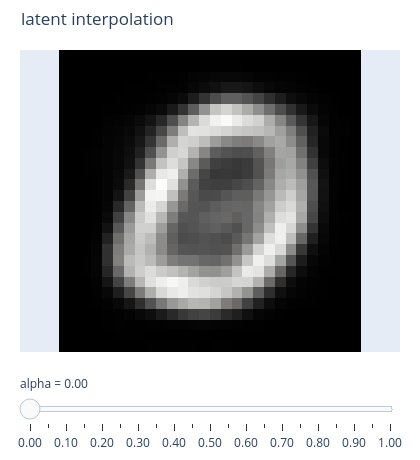

Notebook code for this chart:
### Markdown cell above
こちらは **静的 HTML でも動く** Plotly 版の補間スライダーです
(各 $\alpha$ でデコードした画像を事前計算し、フレームとして埋め込んでいます)。

### Code cell
# Plotly version: precomputed frames, slider works in the exported HTML too.
alphas = np.linspace(0, 1, 21)
frames = []
with torch.no_grad():
    for a in alphas:
        z = ((1 - a) * z0 + a * z1).to(device)
        frames.append(vae.decoder(z[None]).reshape(28, 28).cpu().numpy())
fig = plotting.plotly_image_slider(frames, labels=[f"{a:.2f}" for a in alphas],
                                   slider_name="alpha", title="latent interpolation")
fig.show()

### Figure 1 — Plotly figure (JSON) as saved in the notebook; plotly's stock layout.template omitted (floating-point values rounded to 4 significant figures; data arrays with more than 128 entries replaced by an {"elided": "..."} marker saying what was removed)
{"data": [{"colorscale": [[0.0, "rgb(0, 0, 0)"], [0.09091, "rgb(16, 16, 16)"], [0.1818, "rgb(38, 38, 38)"], [0.2727, "rgb(59, 59, 59)"], [0.3636, "rgb(81, 80, 80)"], [0.4545, "rgb(102, 101, 101)"], [0.5455, "rgb(124, 123, 122)"], [0.6364, "rgb(146, 146, 145)"], [0.7273, "rgb(171, 171, 170)"], [0.8182, "rgb(197, 197, 195)"], [0.9091, "rgb(224, 224, 223)"], [1.0, "rgb(254, 254, 253)"]], "showscale": false, "type": "heatmap", "z": {"elided": "28x28 float values"}}], "layout": {"height": 460, "margin": {"b": 20, "l": 20, "r": 20, "t": 50}, "sliders": [{"currentvalue": {"prefix": "alpha = "}, "steps": [{"args": [["0.00"], {"frame": {"duration": 0, "redraw": true}, "mode": "immediate"}], "label": "0.00", "method": "animate"}, {"args": [["0.05"], {"frame": {"duration": 0, "redraw": true}, "mode": "immediate"}], "label": "0.05", "method": "animate"}, {"args": [["0.10"], {"frame": {"duration": 0, "redraw": true}, "mode": "immediate"}], "label": "0.10", "method": "animate"}, {"args": [["0.15"], {"frame": {"duration": 0, "redraw": true}, "mode": "immediate"}], "label": "0.15", "method": "animate"}, {"args": [["0.20"], {"frame": {"duration": 0, "redraw": true}, "mode": "immediate"}], "label": "0.20", "method": "animate"}, {"args": [["0.25"], {"frame": {"duration": 0, "redraw": true}, "mode": "immediate"}], "label": "0.25", "method": "animate"}, {"args": [["0.30"], {"frame": {"duration": 0, "redraw": true}, "mode": "immediate"}], "label": "0.30", "method": "animate"}, {"args": [["0.35"], {"frame": {"duration": 0, "redraw": true}, "mode": "immediate"}], "label": "0.35", "method": "animate"}, {"args": [["0.40"], {"frame": {"duration": 0, "redraw": true}, "mode": "immediate"}], "label": "0.40", "method": "animate"}, {"args": [["0.45"], {"frame": {"duration": 0, "redraw": true}, "mode": "immediate"}], "label": "0.45", "method": "animate"}, {"args": [["0.50"], {"frame": {"duration": 0, "redraw": true}, "mode": "immediate"}], "label": "0.50", "method": "animate"}, {"args": [["0.55"], {"frame": {"duration": 0, "redraw": true}, "mode": "immediate"}], "label": "0.55", "method": "animate"}, {"args": [["0.60"], {"frame": {"duration": 0, "redraw": true}, "mode": "immediate"}], "label": "0.60", "method": "animate"}, {"args": [["0.65"], {"frame": {"duration": 0, "redraw": true}, "mode": "immediate"}], "label": "0.65", "method": "animate"}, {"args": [["0.70"], {"frame": {"duration": 0, "redraw": true}, "mode": "immediate"}], "label": "0.70", "method": "animate"}, {"args": [["0.75"], {"frame": {"duration": 0, "redraw": true}, "mode": "immediate"}], "label": "0.75", "method": "animate"}, {"args": [["0.80"], {"frame": {"duration": 0, "redraw": true}, "mode": "immediate"}], "label": "0.80", "method": "animate"}, {"args": [["0.85"], {"frame": {"duration": 0, "redraw": true}, "mode": "immediate"}], "label": "0.85", "method": "animate"}, {"args": [["0.90"], {"frame": {"duration": 0, "redraw": true}, "mode": "immediate"}], "label": "0.90", "method": "animate"}, {"args": [["0.95"], {"frame": {"duration": 0, "redraw": true}, "mode": "immediate"}], "label": "0.95", "method": "animate"}, {"args": [["1.00"], {"frame": {"duration": 0, "redraw": true}, "mode": "immediate"}], "label": "1.00", "method": "animate"}]}], "title": {"text": "latent interpolation"}, "width": 420, "xaxis": {"visible": false}, "yaxis": {"scaleanchor": "x", "visible": false}}}
